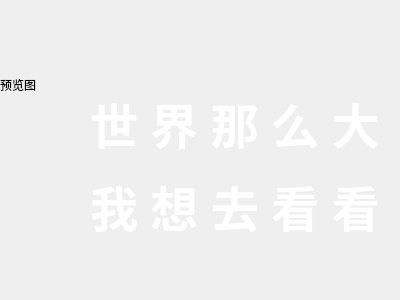
<?xml version="1.0" encoding="UTF-8"?>
<ui version="4.0">
 <class>TodaysPic</class>
 <widget class="QDialog" name="TodaysPic">
  <property name="geometry">
   <rect>
    <x>0</x>
    <y>0</y>
    <width>400</width>
    <height>300</height>
   </rect>
  </property>
  <property name="windowTitle">
   <string>Dialog</string>
  </property>
  <widget class="QLabel" name="label">
   <property name="geometry">
    <rect>
     <x>0</x>
     <y>4</y>
     <width>401</width>
     <height>161</height>
    </rect>
   </property>
   <property name="text">
    <string>预览图</string>
   </property>
  </widget>
  <widget class="QLabel" name="label_TEXT">
   <property name="geometry">
    <rect>
     <x>90</x>
     <y>50</y>
     <width>421</width>
     <height>231</height>
    </rect>
   </property>
   <property name="font">
    <font>
     <family>微软雅黑</family>
    </font>
   </property>
   <property name="text">
    <string>&lt;html&gt;&lt;head/&gt;&lt;body&gt;&lt;p&gt;&lt;span style=&quot; font-size:36pt; font-weight:600; color:#ffffff;&quot;&gt;世 界 那 么 大&lt;/span&gt;&lt;/p&gt;&lt;p&gt;&lt;span style=&quot; font-size:36pt; font-weight:600; color:#ffffff;&quot;&gt;我 想 去 看 看&lt;/span&gt;&lt;/p&gt;&lt;/body&gt;&lt;/html&gt;</string>
   </property>
  </widget>
 </widget>
 <resources/>
 <connections/>
</ui>
